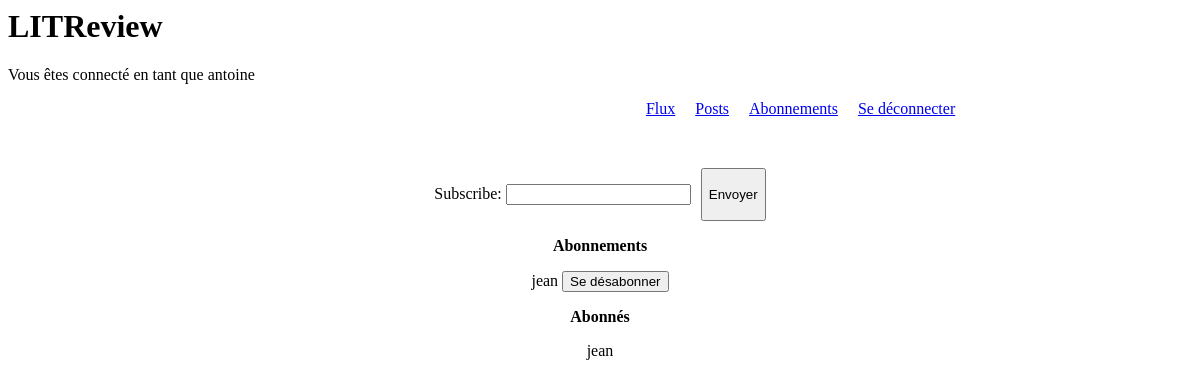
The app's page /subscribe/ (signed in) with its own data.
### litreviewapp/models.py (models this page shows)
class User(AbstractUser):
    pass

class UserFollows(models.Model):
    user = models.ForeignKey(to=settings.AUTH_USER_MODEL, on_delete=models.CASCADE, related_name='following')
    followed_user = models.ForeignKey(to=settings.AUTH_USER_MODEL, on_delete=models.CASCADE, related_name='followed_by')
    class Meta:
        unique_together = ('user', 'followed_user')

### litreviewapp/views.py (the view)
# urls.py: path("subscribe/", litreviewapp.views.follow_user, name="subscribe"),
@login_required
def follow_user(request):
    message = ''
    if request.method == 'POST':
        form = forms.SubscriptionForm(request.POST)
        if form.is_valid():
            try:
                followed_user = User.objects.get(username=form['subscribe'].value())
                if request.user == followed_user:
                    message = 'Vous ne pouvez pas vous suivre vous-même'
                else:
                    try:
                        UserFollows.objects.create(user=request.user, followed_user=followed_user)
                        message = 'Vous suivez maintenant cet utilisateur'
                    except IntegrityError:
                        message = 'Vous suivez déjà cet utilisateur'
            except User.DoesNotExist:
                message = 'Utilisateur inconnu'
    else:
        form = forms.SubscriptionForm()
    user_followed = UserFollows.objects.filter(user=request.user).order_by('followed_user')
    followed_by = UserFollows.objects.filter(followed_user=request.user).order_by('user')
    return render(request, 'subscribe.html', context = {'form': form, 'message': message, 'user_followed': user_followed, 'followed_by': followed_by, 'title': 'Subscriptions'})

### litreviewapp/forms.py
class SubscriptionForm(forms.Form):
    subscribe = forms.CharField(widget=forms.TextInput())

### litreviewapp/templates/subscribe.html (shortened to what this page needs)
{% extends 'base.html' %}
{% block content %}
  <form id="follow-form" method="post">
      {{ form.as_p }}
      <button type="submit" >Envoyer</button>
  </form>
  {% if user_followed %}
    <p id="title-followed">Abonnements</p>
    {% for user in user_followed %}
      <form id="sub" action="{% url 'unfollowuser' pk=user.pk %}" method="post">
        {{ user.followed_user }}
        <button type="submit" >Se désabonner</button>
      </form>
    {% endfor %}
  {% endif %}
  {% if followed_by %}
    <p id="title-followed">Abonnés</p>
    {% for user in followed_by %}
      <p id="sub">{{ user.user }}</p>
    {% endfor %}
  {% endif %}
{% endblock content %}

### litreviewapp/templates/base.html (shortened to what this page needs)
{% load static %}
<html>
<link rel="stylesheet" href="{% static 'style.css' %}">
<head>
</head>
<body>
    <h1>LITReview</h1>
    {%  if user.is_authenticated %}
      <p>Vous êtes connecté en tant que {{ request.user }}</p>
      {% include 'navbar.html' %}
    {% endif %}
    {% block content %}{% endblock content %}
</body>
</html>

### litreviewapp/static/style.css (style rules this page uses)
#title-followed { font-weight: bold; text-align: center; }
#sub { text-align: center; }
#follow-form { display: flex; flex-direction: row; justify-content: center; gap: 10px; margin-top: 50px; }

### records on screen
User: user "antoine"
UserFollows: followed_user "jean"
UserFollows: user "jean"
